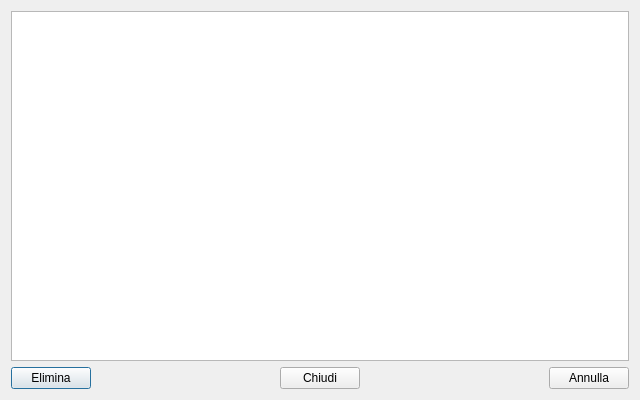
<?xml version="1.0" encoding="UTF-8"?>
<ui version="4.0">
 <class>QMostraEventi</class>
 <widget class="QDialog" name="QMostraEventi">
  <property name="windowModality">
   <enum>Qt::WindowModal</enum>
  </property>
  <property name="geometry">
   <rect>
    <x>0</x>
    <y>0</y>
    <width>640</width>
    <height>400</height>
   </rect>
  </property>
  <property name="minimumSize">
   <size>
    <width>640</width>
    <height>400</height>
   </size>
  </property>
  <property name="maximumSize">
   <size>
    <width>640</width>
    <height>400</height>
   </size>
  </property>
  <property name="windowTitle">
   <string>Dialog</string>
  </property>
  <layout class="QVBoxLayout" name="verticalLayout">
   <item>
    <widget class="QListWidget" name="listWidget"/>
   </item>
   <item>
    <layout class="QHBoxLayout" name="horizontalLayout_2">
     <item>
      <widget class="QPushButton" name="ButtonElimina">
       <property name="text">
        <string>Elimina</string>
       </property>
      </widget>
     </item>
     <item>
      <spacer name="horizontalSpacer_3">
       <property name="orientation">
        <enum>Qt::Horizontal</enum>
       </property>
       <property name="sizeHint" stdset="0">
        <size>
         <width>40</width>
         <height>20</height>
        </size>
       </property>
      </spacer>
     </item>
     <item>
      <widget class="QPushButton" name="pushButton">
       <property name="text">
        <string>Chiudi</string>
       </property>
      </widget>
     </item>
     <item>
      <spacer name="horizontalSpacer_2">
       <property name="orientation">
        <enum>Qt::Horizontal</enum>
       </property>
       <property name="sizeHint" stdset="0">
        <size>
         <width>40</width>
         <height>20</height>
        </size>
       </property>
      </spacer>
     </item>
     <item>
      <widget class="QPushButton" name="ButtonAnnulla">
       <property name="text">
        <string>Annulla</string>
       </property>
      </widget>
     </item>
    </layout>
   </item>
  </layout>
 </widget>
 <resources/>
 <connections/>
</ui>
